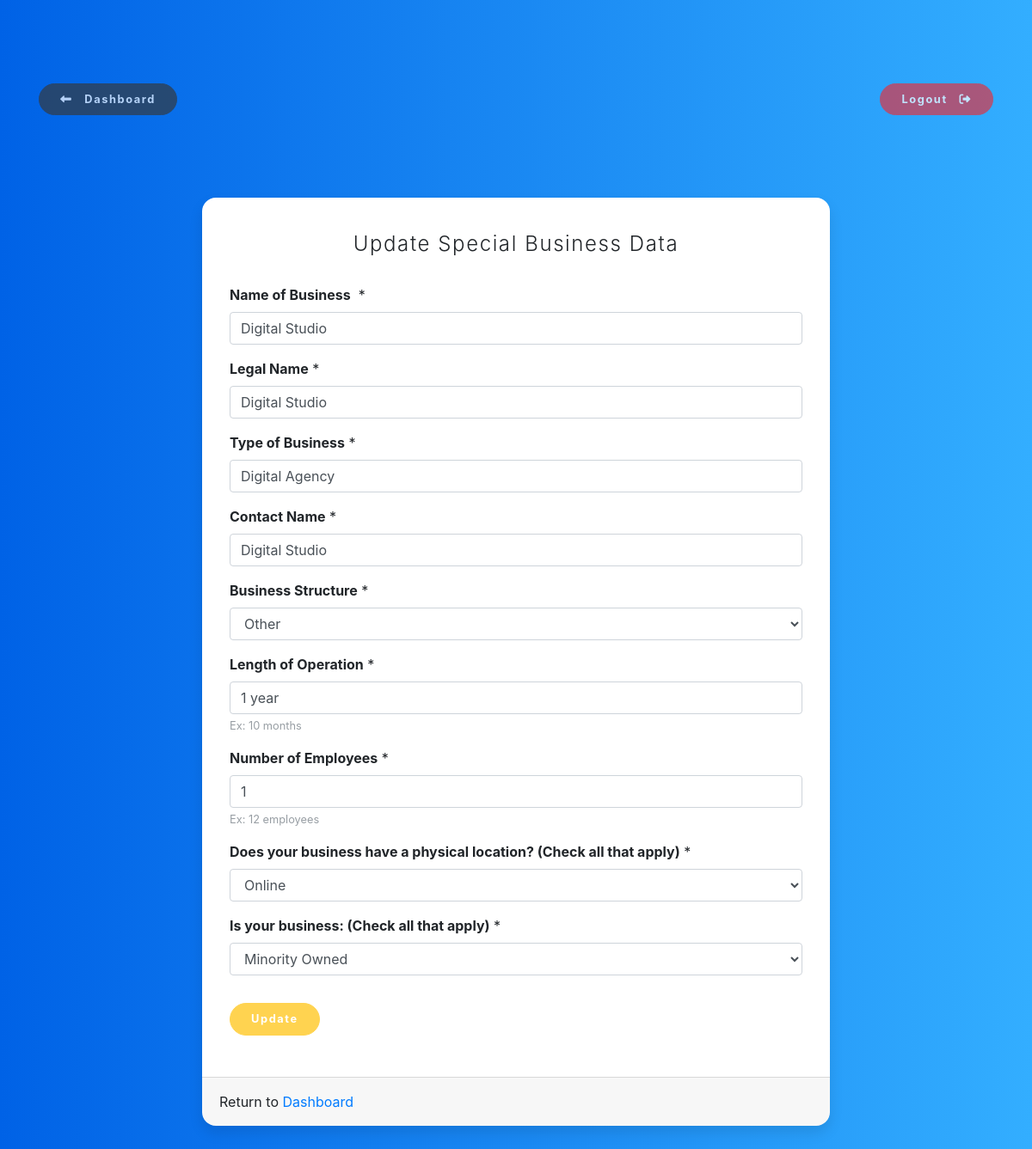
Screenshot of /special/ (signed in) with the database file from the repository.
### users/models.py (models this page shows, shortened)
class User(AbstractBaseUser):
    email = models.EmailField(verbose_name="Email", max_length=60, unique=True)
    date_joined = models.DateTimeField(verbose_name="Date Joined", auto_now_add=True)
    last_login = models.DateTimeField(verbose_name="Last Login", auto_now_add=True)
    is_admin = models.BooleanField(default=False)
    is_active = models.BooleanField(default=True)
    is_staff = models.BooleanField(default=False)
    is_superuser = models.BooleanField(default=False)
    company_name = models.CharField(max_length=100, unique=False, verbose_name="<strong>Name of Business</strong>&nbsp ")
    legal_name = models.CharField(max_length=100, unique=False, verbose_name="<strong>Legal Name</strong>&nbsp")
    address = models.CharField(max_length=100, unique=False, verbose_name="<strong>Address</strong>&nbsp")
    business_type = models.CharField(max_length=100, unique=False, verbose_name="<strong>Type of Business</strong>&nbsp")
    contact_name = models.CharField(max_length=100, unique=False, verbose_name="<strong>Contact Name</strong>&nbsp")
    phone_number = models.CharField(max_length=12, blank=False, verbose_name="<strong>Contact Phone Number</strong>&nbsp", help_text="Ex: 800-786-8765")
    website = models.CharField(max_length=30, unique=False, verbose_name="<strong>Website</strong>&nbsp", help_text="Ex: www.example.com")
    bank_name = models.CharField(max_length=100, unique=False, verbose_name="<strong>Bank Name</strong>&nbsp;", default="", blank=True)
    branch_location = models.CharField(max_length=100, unique=False, verbose_name="<strong>Branch Location</strong>&nbsp;", default="", blank=True)
    aba_number = models.CharField(max_length=100, unique=False, verbose_name="<strong>ABA Number</strong>&nbsp;", default="", blank=True)
    account_number = models.CharField(max_length=100, unique=False, verbose_name="<strong>Account Number</strong>&nbsp;", default="", blank=True)
    banner = models.CharField(max_length=1000, choices=BANNER_CHOICES, verbose_name="<strong>Options</strong>&nbsp;")
    business_structure = models.CharField(max_length=1000, choices=BUSINESS_STRUCTURE_CHOICES, verbose_name="<strong>Business Structure</strong>&nbsp;")
    length_of_operation = models.CharField(max_length=100, unique=False, verbose_name="<strong>Length of Operation</strong>&nbsp;", help_text="Ex: 10 months")
    number_of_employees = models.CharField(max_length=100, unique=False, verbose_name="<strong>Number of Employees</strong>&nbsp;", help_text="Ex: 12 employees")
    location_type = MultiSelectField(choices=LOCATION_TYPE, unique=False, verbose_name="<strong>Does your business have a physical location? (Check all that apply)</strong>&nbsp;")
    speical_business = MultiSelectField(choices=SPECIAL_BUSINESS, unique=False, verbose_name="<strong>Is your business: (Check all that apply)</strong>&nbsp;")
    tax_credits = models.CharField(max_length=1000, choices=TAX_CREDIT_OPTIONS, verbose_name="<strong>Tax Credits</strong>&nbsp;")
    rate = models.CharField(choices=TAX_CREDITS_RATES, max_length=50, verbose_name="<strong>Percentage</strong>&nbsp;", default='', null=False)
    terms_conditions = models.CharField(choices=TERMS_CONDITIONS, blank=False, verbose_name="<strong>Terms & Coniditons</strong>&nbsp;", default='Agree', max_length=8)
    approved = models.CharField(choices=APPROVED_OPTIONS, default="NO", verbose_name="Application Approved", max_length=3)
    USERNAME_FIELD = 'email'
    REQUIRED_FIELDS = [
        'company_name','legal_name', 'address', 'business_type', 'contact_name', 'phone_number', 'website',
        'banner',
        'business_structure', 'length_of_operation', 'number_of_employees', 'location_type', 'speical_business',
        'terms_conditions'
    ]
    objects = Manager()

### users/views.py (the view)
# urls.py: path('special/', user_views.special, name='special'),
@login_required
def special(request):
    if request.method == 'POST':
        s_form = SpecialUpdateForm(request.POST, instance=request.user)
        if s_form.is_valid():
            s_form.save()
            messages.success(request, f'Your account has been updated!')
            return redirect('special')
    else:
        s_form = SpecialUpdateForm(instance=request.user)
    context = {
        'form': s_form,
    }
    return render(request, "users/special.html", context)

### users/forms.py
class SpecialUpdateForm(forms.ModelForm):
    class Meta:
        model = User
        fields = [
            'company_name', 'legal_name', 'business_type', 'contact_name',
            'business_structure', 'length_of_operation', 'number_of_employees', 'location_type', 'speical_business',
        ]

### users/templates/users/special.html (shortened to what this page needs)
{% extends "users/base.html" %}
{% load crispy_forms_tags %}
{% block content %}
<section class="pricing py-5">
    <div class="container">
        {% include "users/messages.html" %}
        {% include "users/back_logout.html" %}
        <div class="row">
            <div class="col-lg-8 col-xl-8 mx-auto">
                <div class="card card-signin my-5">
                    <div class="card-body">
                        <h5 class="card-title text-center">Update Special Business Data</h5>
                        <form method="POST">
                            <fieldset class="form-group">
                                {{ form|crispy }}
                            </fieldset>
                            <div class="form-group">
                                <button class="btn btn-warning rounded-pill px-4 py-2 text-white" type="submit">Update</button>
                            </div>
                        </form>
                    </div>
                    <div class="card-footer py-3">
                        Return to <a href="{% url 'dashboard' %}">Dashboard</a>
                    </div>
                </div>
            </div>
        </div>
    </div>
</section>
{% endblock content %}

### users/templates/users/base.html (style rules this page uses)
body { background: #007bff; background: linear-gradient(to right, #0062E6, #33AEFF); }
section.pricing { background: #007bff; background: linear-gradient(to right, #0062E6, #33AEFF); }
.pricing .card { border: none; border-radius: 1rem; transition: all 0.2s; box-shadow: 0 0.5rem 1rem 0 rgba(0, 0, 0, 0.1); }
.pricing .card-title { margin: 0.5rem 0; font-size: 0.9rem; letter-spacing: .1rem; font-weight: bold; }
.pricing .text-muted { opacity: 0.7; }
.pricing .btn { font-size: 80%; border-radius: 5rem; letter-spacing: .1rem; font-weight: bold; padding: 1rem; opacity: 0.7; transition: all 0.2s; }
:root { --input-padding-x: 1.5rem; --input-padding-y: .75rem; }
.card-signin { border: 0; border-radius: 1rem; box-shadow: 0 0.5rem 1rem 0 rgba(0, 0, 0, 0.1); overflow: hidden; }
.card-signin .card-title { margin-bottom: 2rem; font-weight: 300; font-size: 1.5rem; }
.card-signin .card-body { padding: 2rem; }

### rows the page displays
User: company_name "Digital Studio", legal_name "Digital Studio", business_type "Digital Agency", contact_name "Digital Studio", business_structure "Other", length_of_operation "1 year", number_of_employees "1", location_type "Online", speical_business "Minority Owned"
